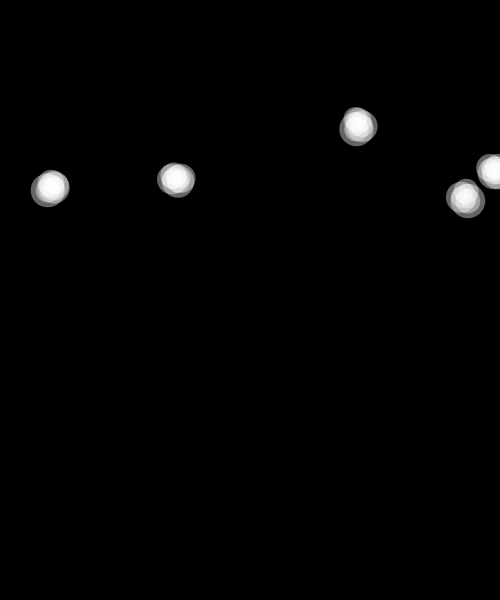
Frame 1 (no input)
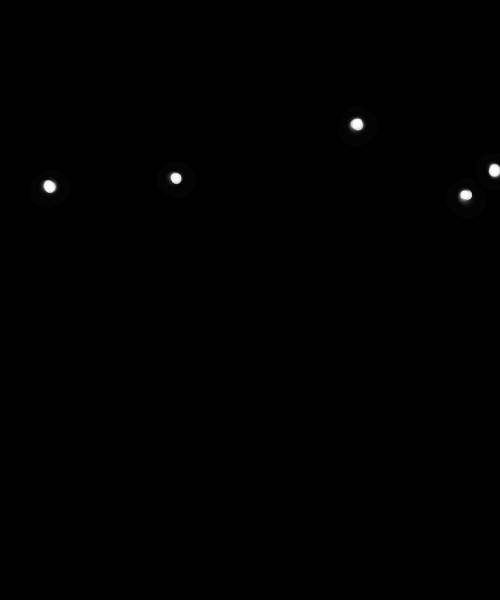
Frame 60 (no input)
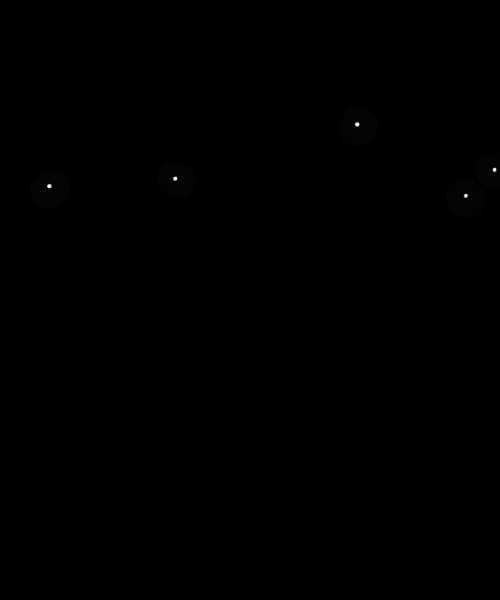
Frame 120 (the mouse pressed at the canvas centre since frame 60)

The p5.js sketch that drew these frames (run headless with seeded random() and noise() and a simulated clock; from frame 60 on, the mouse is pressed at the canvas centre):

// p5.js sketch
// ── sketch.js
"use strict";


var blobs = []

function setup() {
  createCanvas(500, 600);
  background(0);
  noStroke();

  blobs.push( new Blob(random(width), random(height)) );
  blobs.push( new Blob(random(width), random(height)) );
  blobs.push( new Blob(random(width), random(height)) );
  blobs.push( new Blob(random(width), random(height)) );
  blobs.push( new Blob(random(width), random(height)) );

}

function draw() {
  background(0, 30);
  
  for (var i = 0; i < blobs.length; i++) {
    blobs[i].update();
    blobs[i].display();
  }

}


class Particle {
  constructor(x, y) {
    this.pos = createVector(x, y);
    this.dia = random(10, 30);
    this.angle = random(TWO_PI);
    this.aVel = random(0.01, 0.1);
    this.distance = random(3, 6);
  }
  display() {
    this.angle += this.aVel;

    this.pos.x = cos(this.angle) * this.distance;
    this.pos.y = sin(this.angle) * this.distance;
    var dia = sin(this.angle) * this.distance;

    fill(255, 100);
    ellipse(this.pos.x, this.pos.y, 10 + dia, 10 + dia);
    ellipse(this.pos.x, this.pos.y, 20 + dia, 20 + dia);
    ellipse(this.pos.x, this.pos.y, 30 + dia, 30 + dia);
  }
}

class Blob {
  constructor(x, y) {
    this.pos = createVector(x, y);
    this.vel = createVector();
    this.acc = createVector();
    this.scale = 1.0;
    this.particles = [];
    var randomNumber = floor(random(3, 5));
    for (var i = 0; i < randomNumber; i++) {
      this.particles.push(new Particle(this.pos.x, this.pos.y));
    }
    
  }
  update() {
    //physics
    this.scale *= 0.98;
    
  }
  display() {
    push();
    translate(this.pos.x, this.pos.y);
    scale(this.scale);
    for (var i = 0; i < this.particles.length; i++) {
      this.particles[i].display();
    }
    pop();
  }
}
